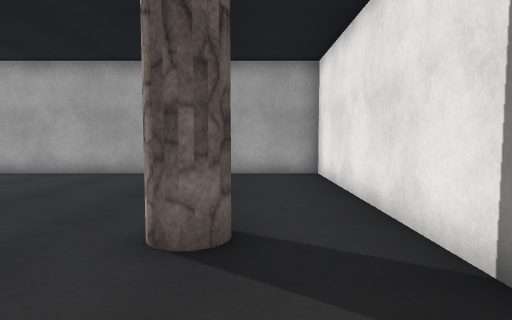
View 1 (above)

14 first-person views from a walk through a 3-D level made in the Unity game engine. The camera is 1.2 m above the floor, tilts 4° down and sees 75° across. The floor is counted in squares, 1 m on a side. Each view is taken from the middle of a square. On the plan, view 1 faces up. The plan holds only what a view shows up to about 14 squares ahead; the rest is blank. The place goes on beyond the plan. The player is left out. Surface patterns are stand-ins for the level's own textures.

View 2
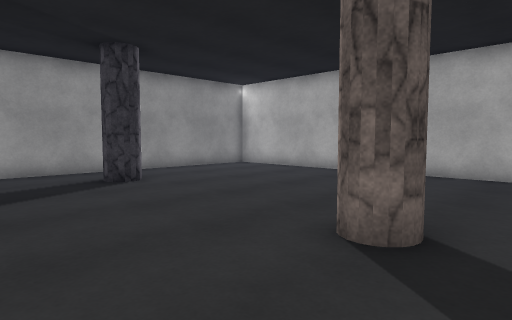

View 3
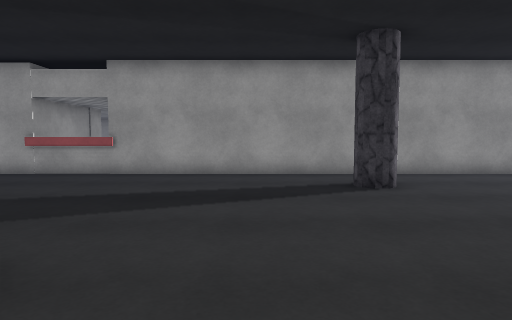

View 4
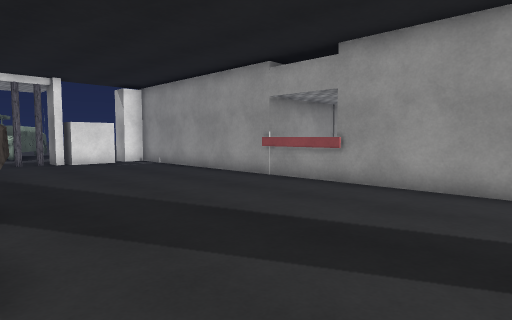

View 5
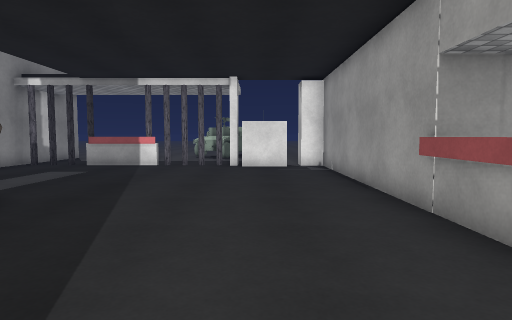

View 6
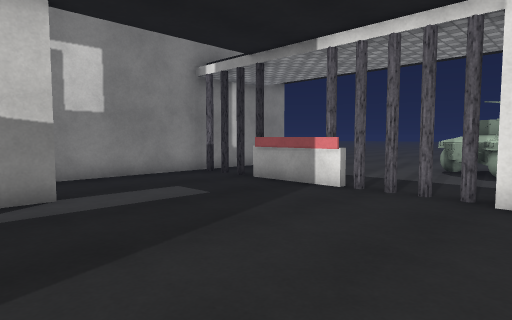

View 7
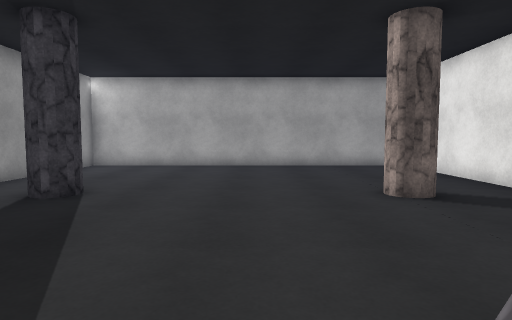

View 8
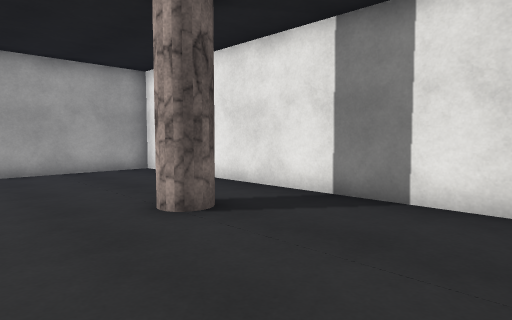

View 9
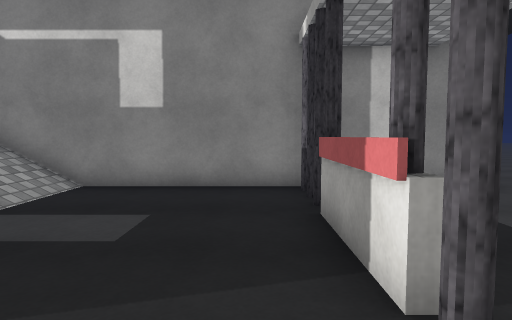

View 10
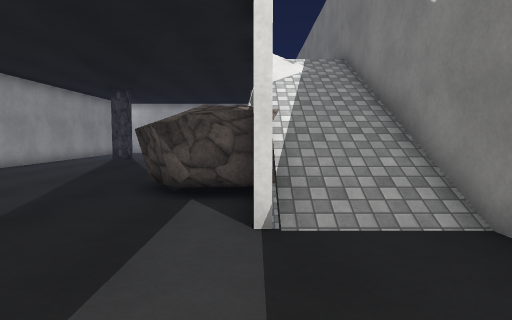

View 11
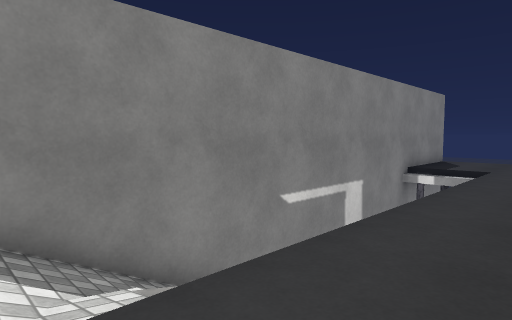

View 12
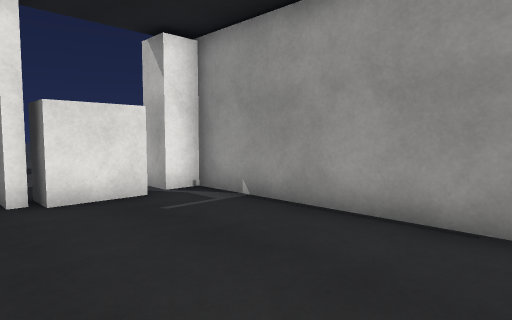

View 13
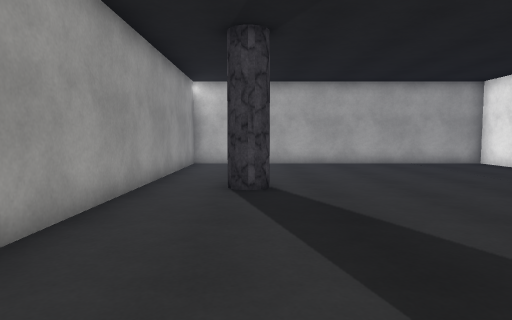

View 14
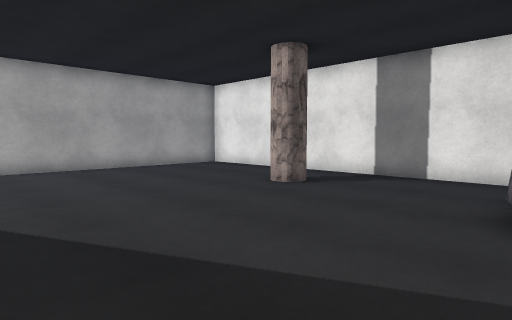

### Floor plan
Key: @ floor where view 1 was taken; # wall or solid block; x gap in a wall; . main floor; : floor 3.75 m higher than the main floor; / step, stairs or slope; = window, fence, low wall or low ledge; B block.
Columns run from 13 left of view 1 to 2 right of it. Each row starts with its distance up from view 1.
 11   ##############
 10   #............#
  9   #............#
  8   #............#
  7   #............#
  6   #............#
  5   #............#
  4   #..#......#..#
  3   #............#
  2   #............#
  1   #............#
  0   #..........@.#
 -1   #............#
 -2   #.......:  ::#
 -3   #......./ ://#
 -4   #....... ::=/#
 -5   =.......::://#
 -6 ###....../::///#
 -7   #....../::://#
 -8   #.........///#
 -9   #.........///#
-10   #........./..#
-11   #............#
-12   #............#
-13   #............#
-14   #............#
-15   ##BB#xxx==x.x#
-16    # .x....  ..#
-17                #

Where each view was taken, in squares from view 1:
view 1: 0 up, 0 right, facing up
view 2: 0 up, 1 right, facing up-left
view 3: 1 up, 0 right, facing left
view 4: 1 up, 3 left, facing down-left
view 5: 1 down, 8 left, facing down
view 6: 8 down, 8 left, facing down-right
view 7: 3 down, 4 left, facing up
view 8: 1 down, 4 left, facing up-right
view 9: 14 down, 6 left, facing right
view 10: 14 down, 1 left, facing up
view 11: 2 down, 3 left, facing down-right
view 12: 8 down, 6 left, facing down-left
view 13: 4 down, 8 left, facing up
view 14: 2 down, 8 left, facing up-right
